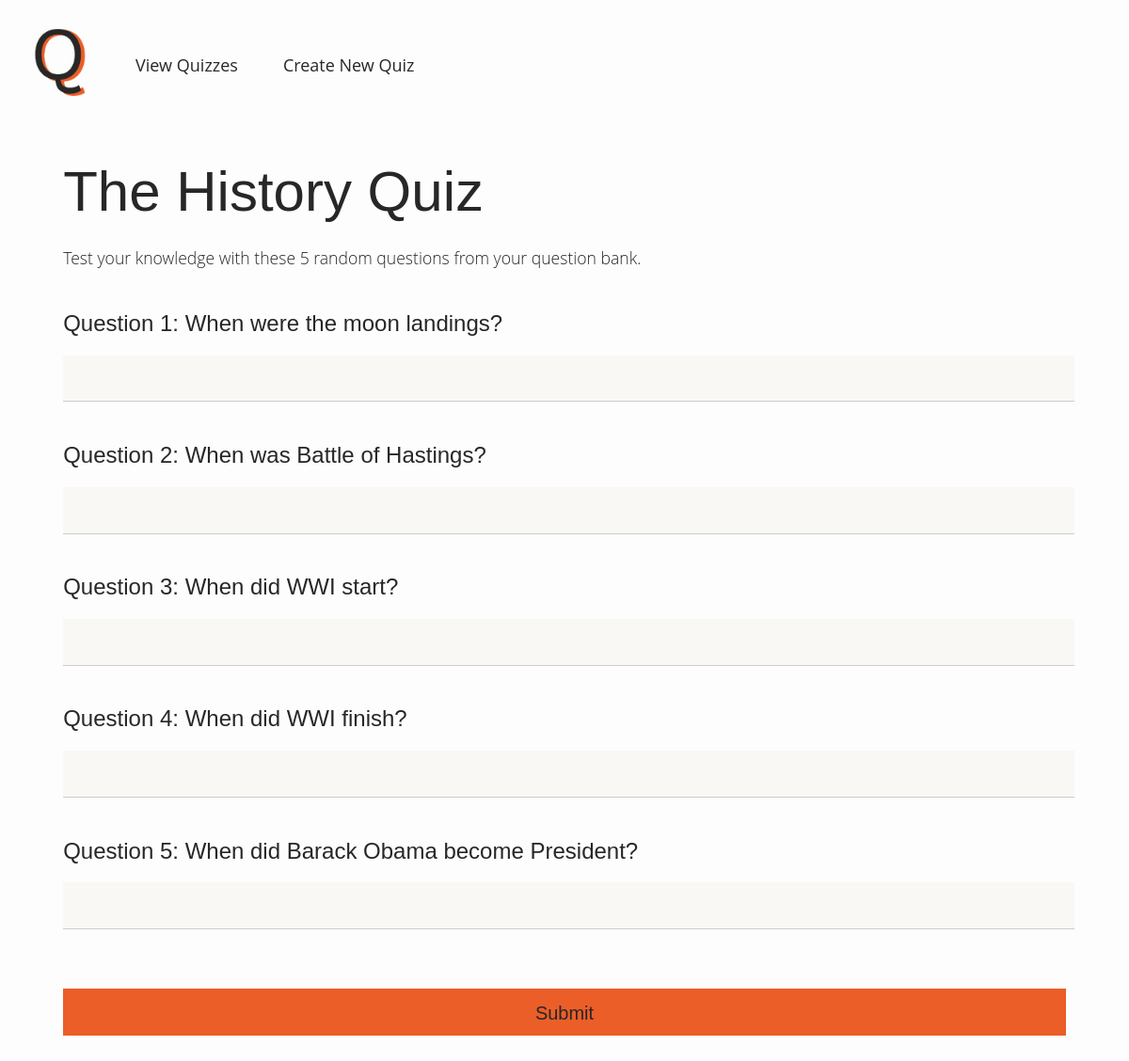
The app's page /play/1, older data.
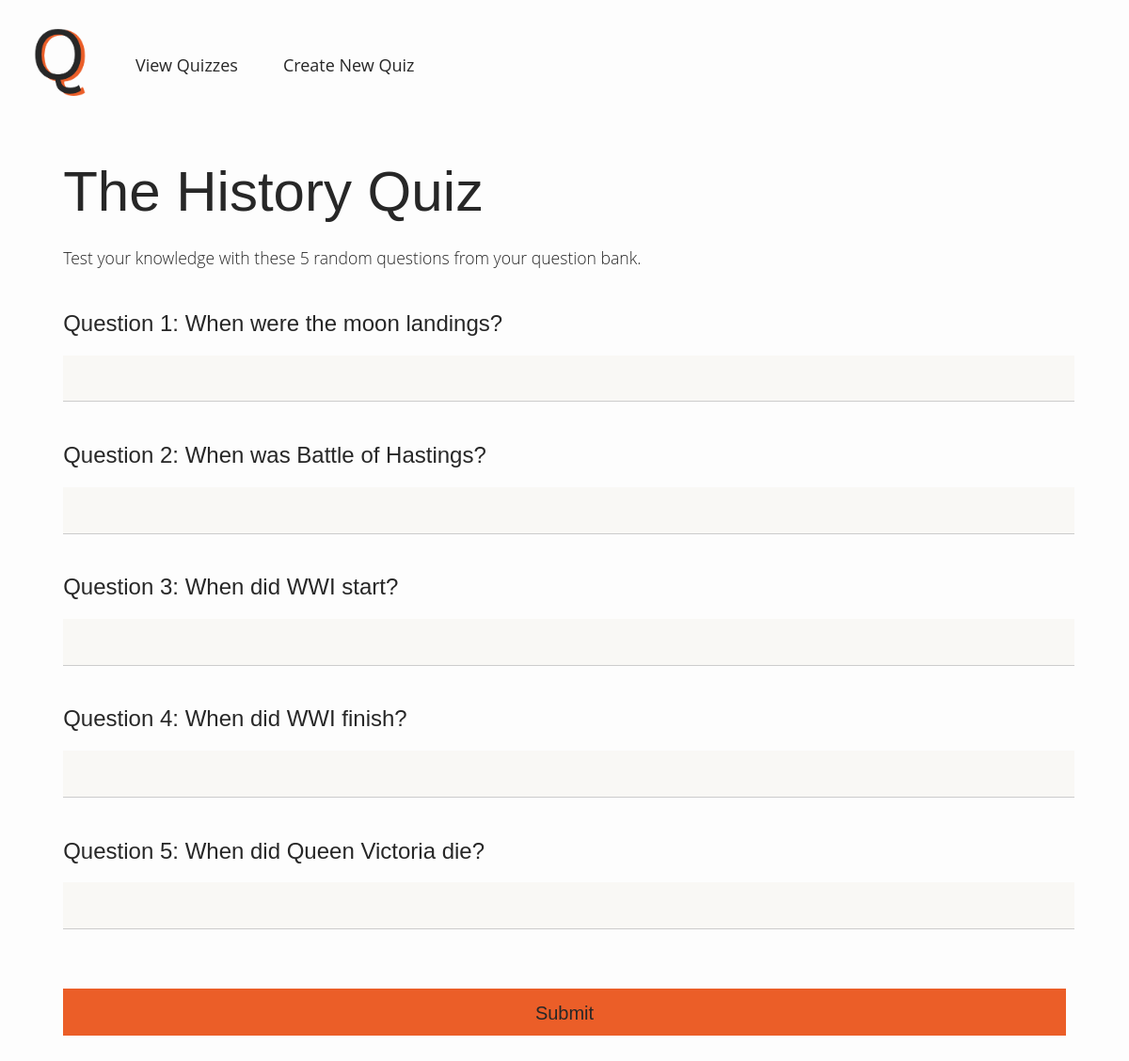
The same page, newer data.
### app/models.py (models this page shows, shortened)
class Quiz(db.Model):
    id = db.Column(db.Integer, primary_key=True)
    name = db.Column(db.String(120), index=True, unique=False)
    questions = db.relationship("Question", backref="questions", lazy="dynamic")

class Question(db.Model):
    id = db.Column(db.Integer, primary_key=True)
    question = db.Column(db.String(120), index=True, unique=False)
    answer = db.Column(db.String(120), index=True, unique=False)
    quiz_id = db.Column(db.Integer, db.ForeignKey("quiz.id"))

### app/routes.py (the view)
@app.route("/play/<quiz_id>", methods=["GET"])
def quiz(quiz_id):
	questions = Question.query.filter_by(quiz_id=quiz_id)
	quiz = Quiz.query.filter_by(id=quiz_id).first()
	quiz_list = random.sample(list(questions), 5)
	ordered_quiz_list = sorted(quiz_list, key=lambda x: x.id)
	return render_template("main.html", questions=ordered_quiz_list, quiz=quiz)

### app/templates/main.html (shortened to what this page needs)
{% extends "base.html" %}
{% block body %}
<div class="quiz">
	<h1>{{ quiz.name }}</h1>
	<p class="tagline">Test your knowledge with these 5 random questions from your question bank.</p>
	<div id="quiz-body">
		<form action="/results/{{ quiz.id }}" method="POST">
			{% for question in questions %}
				<h2>Question {{ loop.index }}: {{ question.question }}</h2>
				<input type="text" name="{{ question.id }}" autocomplete="off">
				<br>
			{% endfor %}
			<input type="submit" value="Submit">
		</form>
	</div>
</div>
{% endblock %}

### app/templates/base.html (shortened to what this page needs)
<!DOCTYPE html>
<html>
<head>
	<link rel="stylesheet" href="{{ url_for('static', filename='css/main.css') }}"/>
</head>
<body>
	<div class="topnav">
		<a href="/"><img src="{{ url_for('static', filename='images/logo.png') }}"></a>
		<a href="/">View Quizzes</a>
		<a href="/create">Create New Quiz</a>
	</div>
	{% block body %}
	{% endblock %}
</body>
</html>

### app/static/css/main.css (style rules this page uses)
body { align-items: left; background-color: #FDFDFD; }
h1 { font-family: Work Sans, sans-serif; font-weight: 300; font-size: 3.75em; margin-bottom: 0.4em; color: #272727; }
h2 { font-family: Work Sans, sans-serif; font-weight: 500; font-size: 1.5em; color: #272727; }
p { font-family: Open Sans, sans-serif; margin-bottom: 0px; font-size: 1.1em; font-weight: 300; color: #272727; }
a { text-decoration: none; color: #272727; }
input { width: 100%; margin-bottom: 1.3em; }
input[type="text"], textarea { background-color: #F9F8F5; border: none; border-bottom: 1px solid #cccccc; height: 1.75em; font-family: Open Sans, sans-serif; padding: 0.5em 0em 0.5em 0.5em; font-size: 1.1em; font-weight: 300; }
input[type="submit"], textarea, button { background-color: #EB5E28; border: none; padding: 0.75em; height: 2.5em; margin-top: 2em; font-family: Work Sans, sans-serif; font-weight: 400; font-size: 1.25em; text-decoration: none; color: #272727; }
.quiz { margin-left: 5%; margin-right: 5%; margin-bottom: 5%; }
.tagline { margin-bottom: 2.5em; }
.topnav { overflow: hidden; display: flex; align-items: center; }
.topnav a { float: left; color: #272727; text-align: center; padding: 18px 24px; text-decoration: none; font-size: 18px; vertical-align: middle; font-family: 'Open Sans'; font-weight: 400; }
.topnav a img { height: auto; width: auto; max-height: 80px; max-width: 160px; }

Row changes from the older to the newer data that the page shows:
removed Question: question "When did Barack Obama become President?"
added Question: question "When did Queen Victoria die?"
